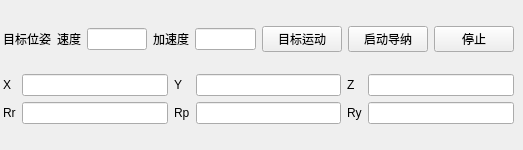
        <widget class="QWidget" name="page">
         <widget class="QWidget" name="layoutWidget">
          <property name="geometry">
           <rect>
            <x>3</x>
            <y>10</y>
            <width>511</width>
            <height>131</height>
           </rect>
          </property>
          <layout class="QGridLayout" name="gridLayout_35">
           <item row="0" column="0">
            <widget class="QLabel" name="label_8">
             <property name="text">
              <string>目标位姿</string>
             </property>
            </widget>
           </item>
           <item row="0" column="1">
            <layout class="QGridLayout" name="gridLayout_4">
             <item row="0" column="0">
              <widget class="QLabel" name="label_16">
               <property name="text">
                <string>速度</string>
               </property>
              </widget>
             </item>
             <item row="0" column="1">
              <widget class="QLineEdit" name="lineEdit_19"/>
             </item>
             <item row="0" column="2">
              <widget class="QLabel" name="label_12">
               <property name="text">
                <string>加速度</string>
               </property>
              </widget>
             </item>
             <item row="0" column="3">
              <widget class="QLineEdit" name="lineEdit_20"/>
             </item>
            </layout>
           </item>
           <item row="0" column="2">
            <widget class="QPushButton" name="pushButton_8">
             <property name="text">
              <string>目标运动</string>
             </property>
            </widget>
           </item>
           <item row="0" column="3">
            <widget class="QPushButton" name="pushButton_adStart">
             <property name="text">
              <string>启动导纳</string>
             </property>
            </widget>
           </item>
           <item row="0" column="4">
            <widget class="QPushButton" name="pushButton_adStop">
             <property name="text">
              <string>停止</string>
             </property>
            </widget>
           </item>
           <item row="1" column="0" colspan="5">
            <layout class="QGridLayout" name="gridLayout_34">
             <item row="0" column="0">
              <widget class="QLabel" name="label_10">
               <property name="text">
                <string>X</string>
               </property>
              </widget>
             </item>
             <item row="0" column="1">
              <widget class="QLineEdit" name="lineEdit_CtargetX"/>
             </item>
             <item row="0" column="2">
              <widget class="QLabel" name="label_11">
               <property name="text">
                <string>Y</string>
               </property>
              </widget>
             </item>
             <item row="0" column="3">
              <widget class="QLineEdit" name="lineEdit_CtargetY"/>
             </item>
             <item row="0" column="4">
              <widget class="QLabel" name="label_13">
               <property name="text">
                <string>Z</string>
               </property>
              </widget>
             </item>
             <item row="0" column="5">
              <widget class="QLineEdit" name="lineEdit_CtargetZ"/>
             </item>
             <item row="1" column="0">
              <widget class="QLabel" name="label_14">
               <property name="text">
                <string>Rr</string>
               </property>
              </widget>
             </item>
             <item row="1" column="1">
              <widget class="QLineEdit" name="lineEdit_CtargetRr"/>
             </item>
             <item row="1" column="2">
              <widget class="QLabel" name="label_15">
               <property name="text">
                <string>Rp</string>
               </property>
              </widget>
             </item>
             <item row="1" column="3">
              <widget class="QLineEdit" name="lineEdit_CtargetRp"/>
             </item>
             <item row="1" column="4">
              <widget class="QLabel" name="label_28">
               <property name="text">
                <string>Ry</string>
               </property>
              </widget>
             </item>
             <item row="1" column="5">
              <widget class="QLineEdit" name="lineEdit_CtargetRy"/>
             </item>
            </layout>
           </item>
          </layout>
         </widget>
        </widget>
